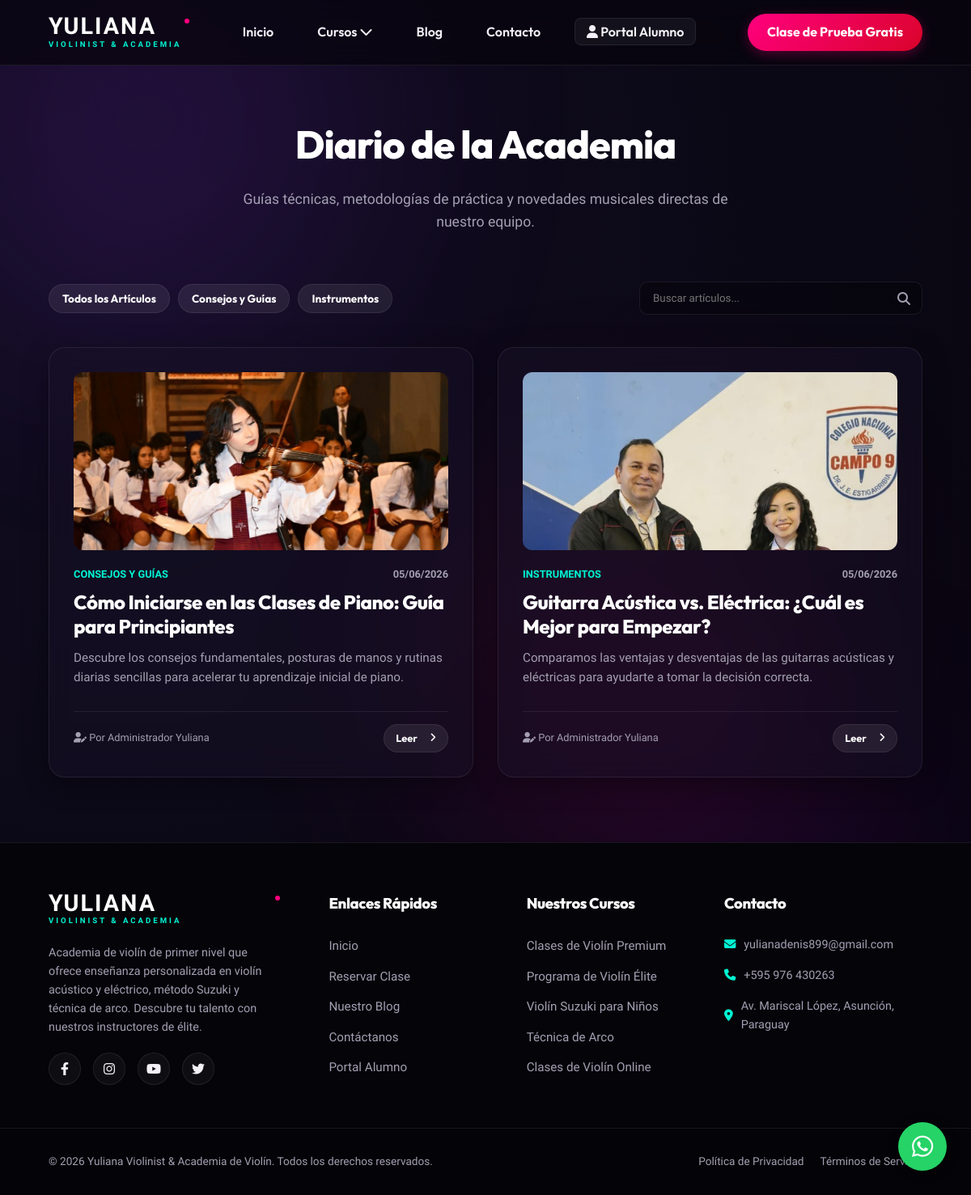
The app's page /blog, older data.
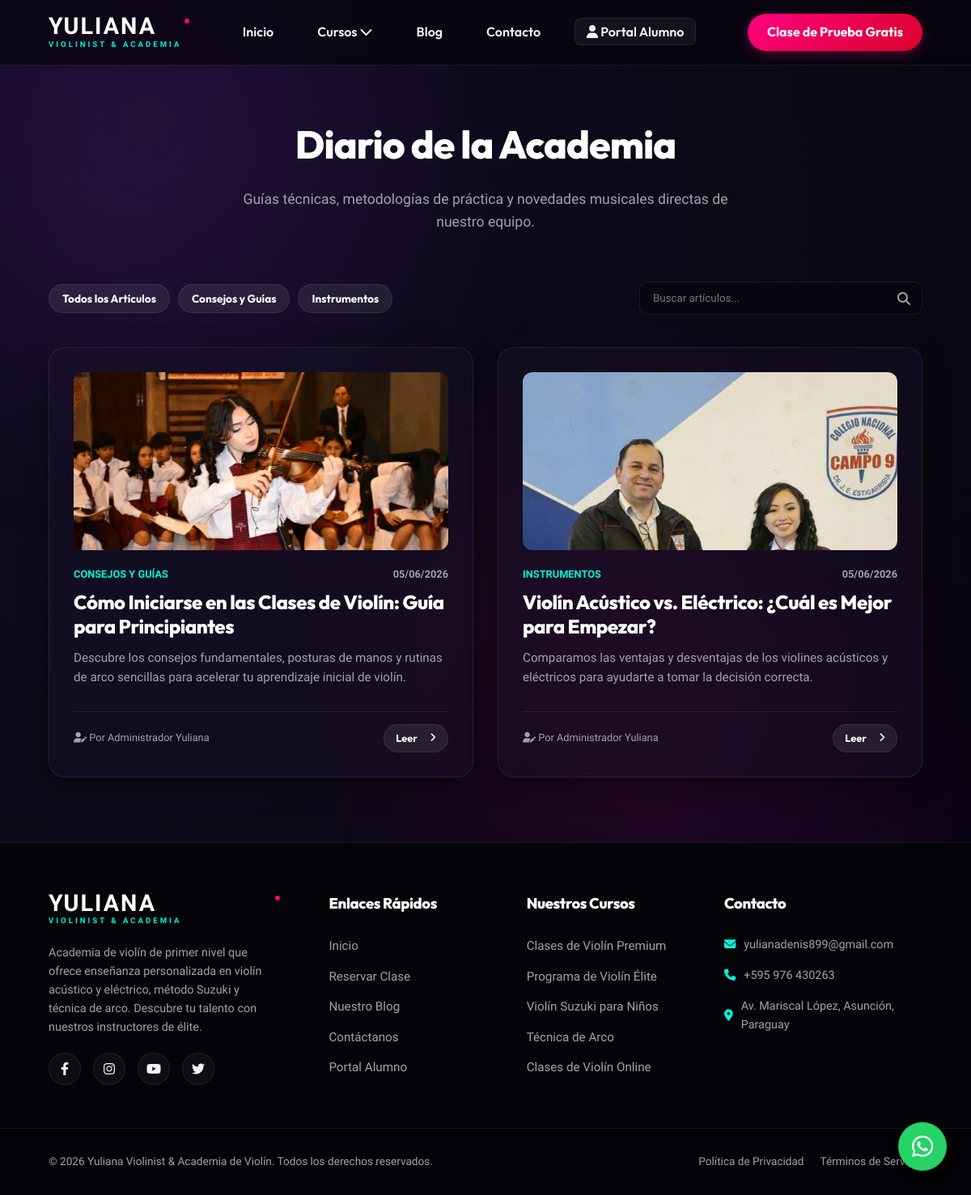
The same page, newer data.
### tables this page shows
CREATE TABLE `blog_posts` (
  `id` INT AUTO_INCREMENT PRIMARY KEY,
  `slug` VARCHAR(150) NOT NULL UNIQUE,
  `title` VARCHAR(200) NOT NULL,
  `content` TEXT NOT NULL,
  `excerpt` TEXT NOT NULL,
  `category` VARCHAR(100) NOT NULL,
  `tags` VARCHAR(255) DEFAULT NULL,
  `author_id` INT NOT NULL,
  `status` ENUM('draft', 'published') DEFAULT 'draft',
  `image_url` VARCHAR(255) DEFAULT NULL,
  `created_at` TIMESTAMP DEFAULT CURRENT_TIMESTAMP,
  FOREIGN KEY (`author_id`) REFERENCES `users`(`id`) ON DELETE CASCADE
);

CREATE TABLE `users` (
  `id` INT AUTO_INCREMENT PRIMARY KEY,
  `name` VARCHAR(100) NOT NULL,
  `email` VARCHAR(150) NOT NULL UNIQUE,
  `password` VARCHAR(255) NOT NULL,
  `role` ENUM('student', 'admin') DEFAULT 'student',
  `status` ENUM('pending', 'approved', 'rejected') DEFAULT 'pending',
  `created_at` TIMESTAMP DEFAULT CURRENT_TIMESTAMP
);

### config.php (called while the page is built, shortened)
<?php
function isAdmin() {
    return isset($_SESSION['user_role']) && $_SESSION['user_role'] === 'admin';
}
function isStudent() {
    return isset($_SESSION['user_role']) && $_SESSION['user_role'] === 'student';
}
?>

### views/blog_list.php (the view)
<?php
try {
    $db = getDBConnection();
    $postsStmt = $db->query("
        SELECT b.*, u.name AS author_name
        FROM blog_posts b
        JOIN users u ON b.author_id = u.id
        WHERE b.status = 'published'
        ORDER BY b.created_at DESC
    ");
    $posts = $postsStmt->fetchAll();
    $catStmt = $db->query("SELECT DISTINCT category FROM blog_posts WHERE status = 'published'");
    $categories = $catStmt->fetchAll();
} catch (Exception $e) {
    die("Error al cargar el blog: " . $e->getMessage());
}
?>
<section class="container" style="padding-top: 140px;">
    <div class="section-title">
        <h2>Diario de la Academia</h2>
        <p>Guías técnicas, metodologías de práctica y novedades musicales directas de nuestro equipo.</p>
    </div>
    <div class="blog-header-row">
        <div style="display:flex; gap:10px; flex-wrap:wrap;">
            <button class="btn btn-secondary category-btn active" data-category="all" style="padding: 8px 16px; font-size:0.85rem;">Todos los Artículos</button>
            <?php foreach ($categories as $cat): ?>
                <button class="btn btn-secondary category-btn" data-category="<?= htmlspecialchars($cat['category']) ?>" style="padding: 8px 16px; font-size:0.85rem;"><?= htmlspecialchars($cat['category']) ?></button>
            <?php endforeach; ?>
        </div>
        <div class="search-input-wrapper">
            <input type="text" id="blogSearchInput" class="form-control" placeholder="Buscar artículos..." style="padding-right: 40px;">
            <i class="fas fa-search"></i>
        </div>
    </div>
    <?php if (empty($posts)): ?>
        <div class="glass-card" style="text-align:center; padding:50px 20px;">
            <i class="far fa-edit" style="font-size:3rem; color:var(--accent); margin-bottom:15px;"></i>
            <p>No se han publicado artículos todavía. ¡Visítanos pronto!</p>
        </div>
    <?php else: ?>
        <div class="blog-grid">
            <?php foreach ($posts as $post): ?>
                <div class="blog-card glass-card reveal" data-category="<?= htmlspecialchars($post['category']) ?>">
                    <?php if (!empty($post['image_url']) && file_exists($post['image_url'])): ?>
                        <img src="<?= BASE_URL ?>/<?= htmlspecialchars($post['image_url']) ?>" alt="<?= htmlspecialchars($post['title']) ?>" class="blog-card-img" style="object-position: center 20%;">
                    <?php else: ?>
                        <div style="background: linear-gradient(135deg, var(--secondary), var(--bg-light)); height:200px; border-radius:12px; margin-bottom:20px; display:flex; align-items:center; justify-content:center; font-size:3.5rem; color:rgba(255,255,255,0.15);">
                            <i class="fas fa-file-alt"></i>
                        </div>
                    <?php endif; ?>
                    <div class="blog-card-meta">
                        <span><?= htmlspecialchars($post['category']) ?></span>
                        <span style="color:var(--text-muted);"><?= date('d/m/Y', strtotime($post['created_at'])) ?></span>
                    </div>
                    <h3><?= htmlspecialchars($post['title']) ?></h3>
                    <p><?= htmlspecialchars($post['excerpt']) ?></p>
                    <div style="display:flex; justify-content:space-between; align-items:center; border-top:1px solid var(--glass-border); padding-top:15px; margin-top:10px;">
                        <span style="font-size:0.8rem; color:var(--text-muted);"><i class="fas fa-user-edit"></i> Por <?= htmlspecialchars($post['author_name']) ?></span>
                        <a href="<?= BASE_URL ?>/blog/<?= htmlspecialchars($post['slug']) ?>" class="btn btn-secondary" style="padding: 6px 14px; font-size:0.8rem;">Leer <i class="fas fa-angle-right" style="margin-left:5px;"></i></a>
                    </div>
                </div>
            <?php endforeach; ?>
        </div>
    <?php endif; ?>
</section>

### index.php (shortened to what this page needs)
<?php
require_once 'config.php';
$requestUri = $_SERVER["REQUEST_URI"];
$parsedUrl = parse_url($requestUri);
$path = $parsedUrl['path'];
$scriptName = $_SERVER['SCRIPT_NAME'];
$basePath = dirname($scriptName);
if ($basePath === '/' || $basePath === '\\') {
    $basePath = '';
}
if (strpos($path, $basePath) === 0) {
    $route = substr($path, strlen($basePath));
} else {
    $route = $path;
}
$route = '/' . ltrim($route, '/');
$viewFile = 'views/home.php';
$params = [];
if ($route === '/' || $route === '/home') {
    $viewFile = 'views/home.php';
} elseif ($route === '/booking') {
    $viewFile = 'views/booking_page.php';
    $pageTitle = 'Reservar Clase de Prueba Gratis - Yuliana Violinist';
} elseif ($route === '/registration') {
    $viewFile = 'views/registration_page.php';
    $pageTitle = 'Portal de Estudiantes - Yuliana Violinist';
} elseif ($route === '/dashboard') {
    $viewFile = 'views/student_dashboard.php';
    $pageTitle = 'Panel de Estudiantes - Yuliana Violinist';
} elseif ($route === '/admin') {
    $viewFile = 'views/admin_dashboard.php';
    $pageTitle = 'Panel de Administración - Yuliana Violinist';
} elseif ($route === '/contact') {
    $viewFile = 'views/contact_page.php';
    $pageTitle = 'Contacto - Yuliana Violinist';
} elseif ($route === '/blog') {
    $viewFile = 'views/blog_list.php';
} elseif (preg_match('#^/blog/([a-zA-Z0-9\-]+)$#', $route, $matches)) {
    $viewFile = 'views/blog_post.php';
    $params['slug'] = $matches[1];
} elseif (preg_match('#^/courses/([a-zA-Z0-9\-]+)$#', $route, $matches)) {
    $viewFile = 'views/course_details.php';
    $params['slug'] = $matches[1];
} elseif ($route === '/logout') {
    session_destroy();
    header("Location: " . BASE_URL . "/");
    exit;
} else {
    header("HTTP/1.0 404 Not Found");
    $viewFile = 'views/home.php';
    $pageTitle = 'Página No Encontrada - Yuliana Violinist';
}
if (file_exists($viewFile)) {
    include $viewFile;
} else {
    echo "<div class='container' style='padding:100px 20px; text-align:center;'><h2>404 - Vista no encontrada</h2><p>La plantilla de la página solicitada no existe.</p></div>";
}
$pageContent = ob_get_clean();
include 'views/header.php';
echo $pageContent;
include 'views/footer.php';
?>

### views/header.php (shortened to what this page needs)
<!DOCTYPE html>
<html lang="es">
<head>
    <link rel="stylesheet" href="https://cdnjs.cloudflare.com/ajax/libs/font-awesome/6.4.0/css/all.min.css">
    <link rel="stylesheet" href="<?= BASE_URL ?>/assets/css/style.css">
</head>
<body>
    <div class="decor-orb glow-orb-1"></div>
    <div class="decor-orb glow-orb-3"></div>
    <header id="mainHeader">
        <div class="header-container">
            <a href="<?= BASE_URL ?>/" class="logo-link" id="logoBrand">
                <span class="logo-text">YULIANA</span>
                <span class="logo-subtext">VIOLINIST & ACADEMIA</span>
                <div class="logo-dot"></div>
            </a>
            <nav id="navbarMenu" class="nav-menu">
                <ul>
                    <li><a href="<?= BASE_URL ?>/" class="nav-link">Inicio</a></li>
                    <li class="dropdown">
                        <a href="#" class="nav-link dropdown-toggle">Cursos <i class="fas fa-chevron-down"></i></a>
                    </li>
                    <li><a href="<?= BASE_URL ?>/blog" class="nav-link">Blog</a></li>
                    <li><a href="<?= BASE_URL ?>/contact" class="nav-link">Contacto</a></li>
                    <?php if (isAdmin()): ?>
                        <li><a href="<?= BASE_URL ?>/admin" class="nav-link btn-admin"><i class="fas fa-user-shield"></i> Panel Admin</a></li>
                        <li><a href="<?= BASE_URL ?>/logout" class="nav-link logout-btn"><i class="fas fa-sign-out-alt"></i> Salir</a></li>
                    <?php elseif (isStudent()): ?>
                        <li><a href="<?= BASE_URL ?>/dashboard" class="nav-link btn-dashboard"><i class="fas fa-graduation-cap"></i> Mi Panel</a></li>
                        <li><a href="<?= BASE_URL ?>/logout" class="nav-link logout-btn"><i class="fas fa-sign-out-alt"></i> Salir</a></li>
                    <?php else: ?>
                        <li><a href="<?= BASE_URL ?>/registration" class="nav-link btn-login"><i class="fas fa-user"></i> Portal Alumno</a></li>
                    <?php endif; ?>
                </ul>
            </nav>
            <div class="header-actions">
                <a href="<?= BASE_URL ?>/booking" class="btn-cta" id="headerCtaBtn">Clase de Prueba Gratis</a>
            </div>
        </div>
    </header>
    <main id="ajaxPageContainer">

### views/footer.php (shortened to what this page needs)
</main>
    <footer id="mainFooter">
        <div class="footer-top">
            <div class="footer-container">
                <div class="footer-info">
                    <a href="<?= BASE_URL ?>/" class="logo-link">
                        <span class="logo-text">YULIANA</span>
                        <span class="logo-subtext">VIOLINIST & ACADEMIA</span>
                        <div class="logo-dot"></div>
                    </a>
                    <p class="footer-about">
                        Academia de violín de primer nivel que ofrece enseñanza personalizada en violín acústico y eléctrico, método Suzuki y técnica de arco. Descubre tu talento con nuestros instructores de élite.
                    </p>
                    <div class="footer-socials">
                        <a href="#" class="social-icon" aria-label="Facebook"><i class="fab fa-facebook-f"></i></a>
                        <a href="#" class="social-icon" aria-label="Instagram"><i class="fab fa-instagram"></i></a>
                        <a href="#" class="social-icon" aria-label="YouTube"><i class="fab fa-youtube"></i></a>
                        <a href="#" class="social-icon" aria-label="Twitter"><i class="fab fa-twitter"></i></a>
                    </div>
                </div>
                <div class="footer-nav-col">
                    <h4>Enlaces Rápidos</h4>
                    <ul>
                        <li><a href="<?= BASE_URL ?>/">Inicio</a></li>
                        <li><a href="<?= BASE_URL ?>/booking">Reservar Clase</a></li>
                        <li><a href="<?= BASE_URL ?>/blog">Nuestro Blog</a></li>
                        <li><a href="<?= BASE_URL ?>/contact">Contáctanos</a></li>
                        <li><a href="<?= BASE_URL ?>/registration">Portal Alumno</a></li>
                    </ul>
                </div>
                <div class="footer-nav-col">
                    <h4>Nuestros Cursos</h4>
                    <ul>
                        <li><a href="<?= BASE_URL ?>/courses/violin-premium">Clases de Violín Premium</a></li>
                        <li><a href="<?= BASE_URL ?>/courses/violin-elite">Programa de Violín Élite</a></li>
                        <li><a href="<?= BASE_URL ?>/courses/violin-kids">Violín Suzuki para Niños</a></li>
                        <li><a href="<?= BASE_URL ?>/courses/violin-arco">Técnica de Arco</a></li>
                        <li><a href="<?= BASE_URL ?>/courses/violin-online">Clases de Violín Online</a></li>
                    </ul>
                </div>
                <div class="footer-nav-col">
                    <h4>Contacto</h4>
                    <p class="contact-item"><i class="fas fa-envelope"></i> yulianadenis899@gmail.com</p>
                    <p class="contact-item"><i class="fas fa-phone"></i> +595 976 430263</p>
                    <p class="contact-item"><i class="fas fa-map-marker-alt"></i> Av. Mariscal López, Asunción, Paraguay</p>
                </div>
            </div>
        </div>
        <div class="footer-bottom">
            <div class="footer-container">
                <p>&copy; <?= date('Y') ?> Yuliana Violinist & Academia de Violín. Todos los derechos reservados.</p>
                <div class="footer-meta-links">
                    <a href="#">Política de Privacidad</a>
                    <a href="#">Términos de Servicio</a>
                </div>
            </div>
        </div>
    </footer>
    <a href="https://wa.me/595976430263" class="whatsapp-float" target="_blank" aria-label="Contactar por WhatsApp">
        <i class="fab fa-whatsapp"></i>
    </a>
</body>
</html>

Row changes from the older to the newer data that the page shows:
changed blog_posts "CONSEJOS Y GUÍAS": title "Cómo Iniciarse en las Clases de Piano: Guía para Principiantes" → "Cómo Iniciarse en las Clases de Violín: Guía para Principiantes"; excerpt "Descubre los consejos fundamentales, posturas de manos y rutinas diarias sencillas para acelerar tu aprendizaje inicial de piano." → "Descubre los consejos fundamentales, posturas de manos y rutinas de arco sencillas para acelerar tu aprendizaje inicial de violín."
changed blog_posts "INSTRUMENTOS": title "Guitarra Acústica vs. Eléctrica: ¿Cuál es Mejor para Empezar?" → "Violín Acústico vs. Eléctrico: ¿Cuál es Mejor para Empezar?"; excerpt "Comparamos las ventajas y desventajas de las guitarras acústicas y eléctricas para ayudarte a tomar la decisión correcta." → "Comparamos las ventajas y desventajas de los violines acústicos y eléctricos para ayudarte a tomar la decisión correcta."
